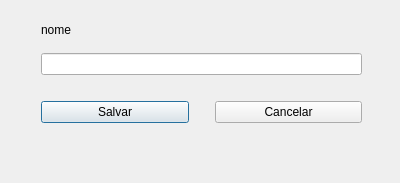
<?xml version="1.0" encoding="UTF-8"?>
<ui version="4.0">
 <class>CategoriaCadastro</class>
 <widget class="QDialog" name="CategoriaCadastro">
  <property name="geometry">
   <rect>
    <x>0</x>
    <y>0</y>
    <width>400</width>
    <height>183</height>
   </rect>
  </property>
  <property name="sizePolicy">
   <sizepolicy hsizetype="Preferred" vsizetype="Preferred">
    <horstretch>0</horstretch>
    <verstretch>0</verstretch>
   </sizepolicy>
  </property>
  <property name="windowTitle">
   <string>Dialog</string>
  </property>
  <widget class="QWidget" name="">
   <property name="geometry">
    <rect>
     <x>41</x>
     <y>12</y>
     <width>321</width>
     <height>111</height>
    </rect>
   </property>
   <layout class="QVBoxLayout" name="verticalLayout_2">
    <item>
     <layout class="QVBoxLayout" name="verticalLayout">
      <item>
       <widget class="QLabel" name="label_nome">
        <property name="sizePolicy">
         <sizepolicy hsizetype="Preferred" vsizetype="Preferred">
          <horstretch>0</horstretch>
          <verstretch>0</verstretch>
         </sizepolicy>
        </property>
        <property name="lineWidth">
         <number>1</number>
        </property>
        <property name="text">
         <string>nome</string>
        </property>
       </widget>
      </item>
      <item>
       <widget class="QLineEdit" name="lineEdit_nome"/>
      </item>
     </layout>
    </item>
    <item>
     <spacer name="verticalSpacer">
      <property name="orientation">
       <enum>Qt::Vertical</enum>
      </property>
      <property name="sizeType">
       <enum>QSizePolicy::Fixed</enum>
      </property>
      <property name="sizeHint" stdset="0">
       <size>
        <width>20</width>
        <height>20</height>
       </size>
      </property>
     </spacer>
    </item>
    <item>
     <layout class="QHBoxLayout" name="horizontalLayout">
      <item>
       <widget class="QPushButton" name="pushButton">
        <property name="text">
         <string>Salvar</string>
        </property>
       </widget>
      </item>
      <item>
       <spacer name="horizontalSpacer">
        <property name="orientation">
         <enum>Qt::Horizontal</enum>
        </property>
        <property name="sizeType">
         <enum>QSizePolicy::Fixed</enum>
        </property>
        <property name="sizeHint" stdset="0">
         <size>
          <width>20</width>
          <height>20</height>
         </size>
        </property>
       </spacer>
      </item>
      <item>
       <widget class="QPushButton" name="pushButton_2">
        <property name="text">
         <string>Cancelar</string>
        </property>
       </widget>
      </item>
     </layout>
    </item>
   </layout>
  </widget>
 </widget>
 <resources/>
 <connections/>
</ui>
